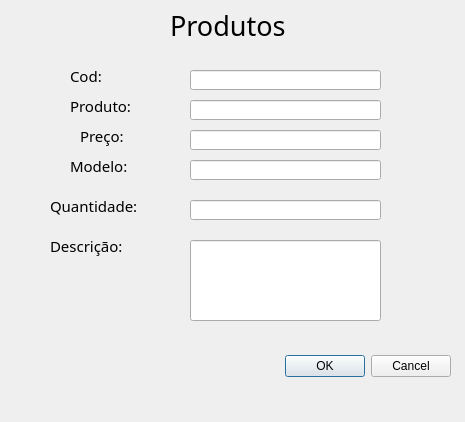
<?xml version="1.0" encoding="UTF-8"?>
<ui version="4.0">
 <class>produtoUP</class>
 <widget class="QDialog" name="produtoUP">
  <property name="geometry">
   <rect>
    <x>0</x>
    <y>0</y>
    <width>465</width>
    <height>422</height>
   </rect>
  </property>
  <property name="windowTitle">
   <string>Dialog</string>
  </property>
  <widget class="QDialogButtonBox" name="buttonBox">
   <property name="geometry">
    <rect>
     <x>110</x>
     <y>350</y>
     <width>341</width>
     <height>32</height>
    </rect>
   </property>
   <property name="orientation">
    <enum>Qt::Horizontal</enum>
   </property>
   <property name="standardButtons">
    <set>QDialogButtonBox::Cancel|QDialogButtonBox::Ok</set>
   </property>
  </widget>
  <widget class="QLabel" name="label_4">
   <property name="geometry">
    <rect>
     <x>70</x>
     <y>150</y>
     <width>81</width>
     <height>31</height>
    </rect>
   </property>
   <property name="font">
    <font>
     <family>Century Gothic</family>
     <pointsize>11</pointsize>
     <weight>50</weight>
     <bold>false</bold>
    </font>
   </property>
   <property name="text">
    <string>Modelo:</string>
   </property>
  </widget>
  <widget class="QLineEdit" name="txtPreco">
   <property name="geometry">
    <rect>
     <x>190</x>
     <y>130</y>
     <width>191</width>
     <height>20</height>
    </rect>
   </property>
   <property name="inputMethodHints">
    <set>Qt::ImhFormattedNumbersOnly</set>
   </property>
  </widget>
  <widget class="QLineEdit" name="txtMod">
   <property name="geometry">
    <rect>
     <x>190</x>
     <y>160</y>
     <width>191</width>
     <height>20</height>
    </rect>
   </property>
   <property name="maxLength">
    <number>80</number>
   </property>
  </widget>
  <widget class="QLabel" name="label_3">
   <property name="geometry">
    <rect>
     <x>80</x>
     <y>120</y>
     <width>71</width>
     <height>31</height>
    </rect>
   </property>
   <property name="font">
    <font>
     <family>Century Gothic</family>
     <pointsize>11</pointsize>
     <weight>50</weight>
     <bold>false</bold>
    </font>
   </property>
   <property name="text">
    <string>Preço:</string>
   </property>
  </widget>
  <widget class="QLineEdit" name="txtQtd">
   <property name="geometry">
    <rect>
     <x>190</x>
     <y>200</y>
     <width>191</width>
     <height>20</height>
    </rect>
   </property>
   <property name="inputMethodHints">
    <set>Qt::ImhDigitsOnly</set>
   </property>
  </widget>
  <widget class="QLabel" name="label_2">
   <property name="geometry">
    <rect>
     <x>70</x>
     <y>90</y>
     <width>81</width>
     <height>31</height>
    </rect>
   </property>
   <property name="font">
    <font>
     <family>Century Gothic</family>
     <pointsize>11</pointsize>
     <weight>50</weight>
     <bold>false</bold>
    </font>
   </property>
   <property name="text">
    <string>Produto:</string>
   </property>
  </widget>
  <widget class="QLabel" name="label_6">
   <property name="geometry">
    <rect>
     <x>50</x>
     <y>230</y>
     <width>101</width>
     <height>31</height>
    </rect>
   </property>
   <property name="font">
    <font>
     <family>Century Gothic</family>
     <pointsize>11</pointsize>
     <weight>50</weight>
     <bold>false</bold>
    </font>
   </property>
   <property name="text">
    <string>Descrição:</string>
   </property>
  </widget>
  <widget class="QLabel" name="label">
   <property name="geometry">
    <rect>
     <x>170</x>
     <y>10</y>
     <width>131</width>
     <height>31</height>
    </rect>
   </property>
   <property name="font">
    <font>
     <family>Century Gothic</family>
     <pointsize>20</pointsize>
     <weight>50</weight>
     <bold>false</bold>
    </font>
   </property>
   <property name="text">
    <string>Produtos</string>
   </property>
  </widget>
  <widget class="QLabel" name="label_5">
   <property name="geometry">
    <rect>
     <x>50</x>
     <y>190</y>
     <width>121</width>
     <height>31</height>
    </rect>
   </property>
   <property name="font">
    <font>
     <family>Century Gothic</family>
     <pointsize>11</pointsize>
     <weight>50</weight>
     <bold>false</bold>
    </font>
   </property>
   <property name="text">
    <string>Quantidade:</string>
   </property>
  </widget>
  <widget class="QLineEdit" name="txtNome">
   <property name="geometry">
    <rect>
     <x>190</x>
     <y>100</y>
     <width>191</width>
     <height>20</height>
    </rect>
   </property>
   <property name="maxLength">
    <number>100</number>
   </property>
  </widget>
  <widget class="QLineEdit" name="txtDesc">
   <property name="geometry">
    <rect>
     <x>190</x>
     <y>240</y>
     <width>191</width>
     <height>81</height>
    </rect>
   </property>
   <property name="inputMask">
    <string/>
   </property>
   <property name="maxLength">
    <number>80</number>
   </property>
  </widget>
  <widget class="QLabel" name="label_7">
   <property name="geometry">
    <rect>
     <x>70</x>
     <y>60</y>
     <width>81</width>
     <height>31</height>
    </rect>
   </property>
   <property name="font">
    <font>
     <family>Century Gothic</family>
     <pointsize>11</pointsize>
     <weight>50</weight>
     <bold>false</bold>
    </font>
   </property>
   <property name="text">
    <string>Cod:</string>
   </property>
  </widget>
  <widget class="QLineEdit" name="txtCod">
   <property name="geometry">
    <rect>
     <x>190</x>
     <y>70</y>
     <width>191</width>
     <height>20</height>
    </rect>
   </property>
   <property name="inputMethodHints">
    <set>Qt::ImhDigitsOnly</set>
   </property>
  </widget>
 </widget>
 <tabstops>
  <tabstop>txtCod</tabstop>
  <tabstop>txtNome</tabstop>
  <tabstop>txtPreco</tabstop>
  <tabstop>txtMod</tabstop>
  <tabstop>txtQtd</tabstop>
  <tabstop>txtDesc</tabstop>
 </tabstops>
 <resources/>
 <connections/>
</ui>
